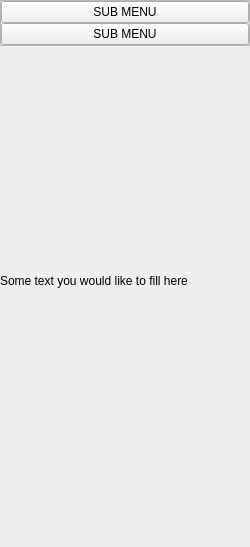
               <widget class="QWidget" name="page_2">
                <property name="geometry">
                 <rect>
                  <x>0</x>
                  <y>0</y>
                  <width>250</width>
                  <height>547</height>
                 </rect>
                </property>
                <attribute name="icon">
                 <iconset resource="icons.qrc">
                  <normaloff>:/icons/icons/chevron-down.svg</normaloff>:/icons/icons/chevron-down.svg</iconset>
                </attribute>
                <attribute name="label">
                 <string>Drop Menu 2</string>
                </attribute>
                <layout class="QVBoxLayout" name="verticalLayout_9">
                 <property name="spacing">
                  <number>0</number>
                 </property>
                 <property name="leftMargin">
                  <number>0</number>
                 </property>
                 <property name="topMargin">
                  <number>0</number>
                 </property>
                 <property name="rightMargin">
                  <number>0</number>
                 </property>
                 <property name="bottomMargin">
                  <number>0</number>
                 </property>
                 <item alignment="Qt::AlignTop">
                  <widget class="QFrame" name="frame_11">
                   <property name="frameShape">
                    <enum>QFrame::StyledPanel</enum>
                   </property>
                   <property name="frameShadow">
                    <enum>QFrame::Raised</enum>
                   </property>
                   <layout class="QVBoxLayout" name="verticalLayout_10">
                    <property name="spacing">
                     <number>0</number>
                    </property>
                    <property name="leftMargin">
                     <number>0</number>
                    </property>
                    <property name="topMargin">
                     <number>0</number>
                    </property>
                    <property name="rightMargin">
                     <number>0</number>
                    </property>
                    <property name="bottomMargin">
                     <number>0</number>
                    </property>
                    <item>
                     <widget class="QPushButton" name="pushButton_13">
                      <property name="text">
                       <string>SUB MENU</string>
                      </property>
                      <property name="icon">
                       <iconset resource="icons.qrc">
                        <normaloff>:/icons/icons/printer.svg</normaloff>:/icons/icons/printer.svg</iconset>
                      </property>
                     </widget>
                    </item>
                    <item>
                     <widget class="QPushButton" name="pushButton_14">
                      <property name="text">
                       <string>SUB MENU</string>
                      </property>
                      <property name="icon">
                       <iconset resource="icons.qrc">
                        <normaloff>:/icons/icons/phone-incoming.svg</normaloff>:/icons/icons/phone-incoming.svg</iconset>
                      </property>
                     </widget>
                    </item>
                   </layout>
                  </widget>
                 </item>
                 <item alignment="Qt::AlignTop">
                  <widget class="QLabel" name="label_4">
                   <property name="text">
                    <string>Some text you would like to fill here</string>
                   </property>
                   <property name="wordWrap">
                    <bool>true</bool>
                   </property>
                  </widget>
                 </item>
                </layout>
               </widget>
